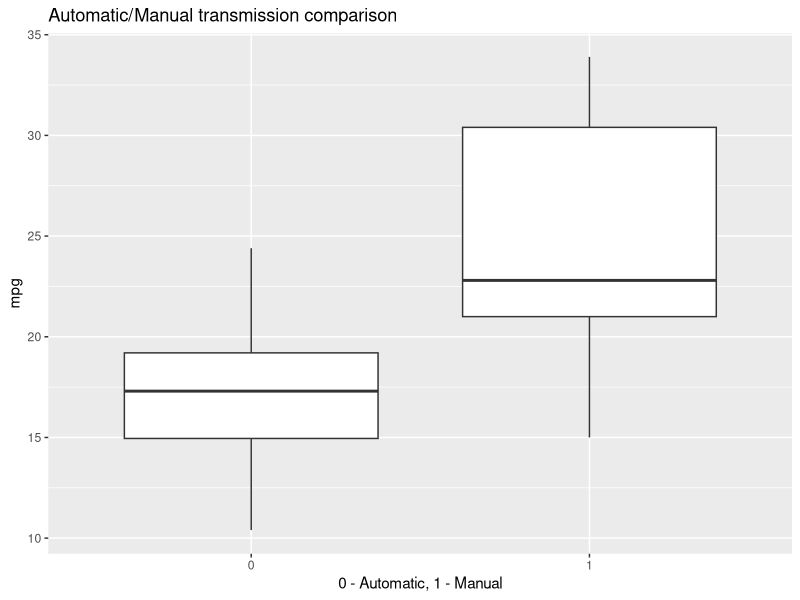
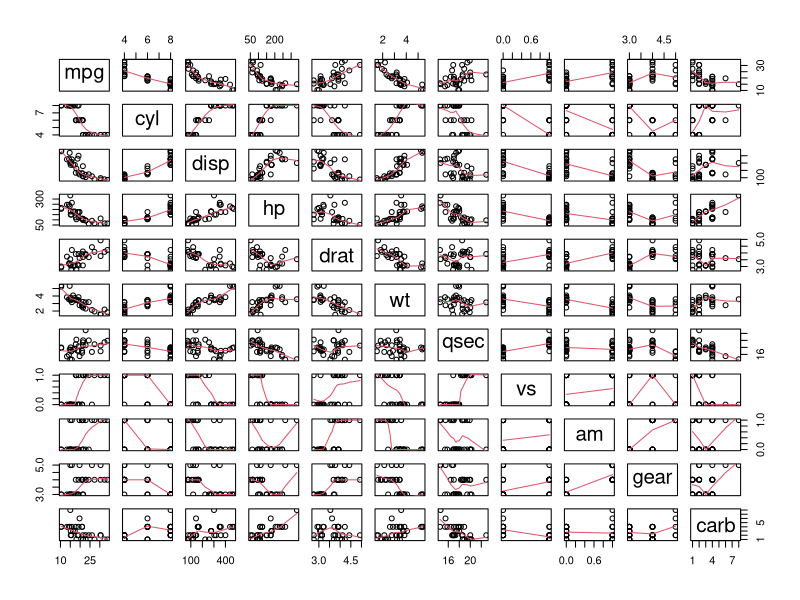
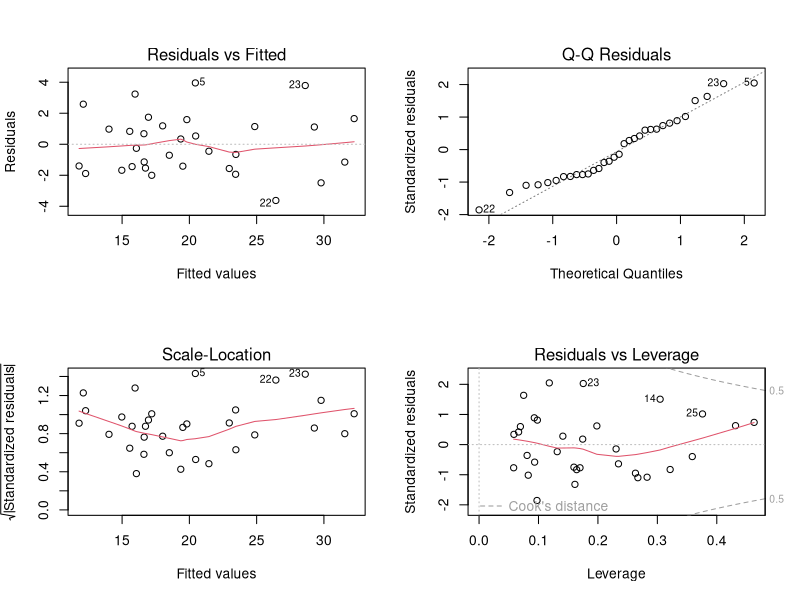

Recreate these plots in R, in order.
## ---- chunk 1
library(data.table)
library(ggplot2)

data("mtcars")
mtcars <- data.table(mtcars)

ggplot(mtcars, aes(factor(am), mpg)) +
  xlab("0 - Automatic, 1 - Manual") +
  geom_boxplot() +
  ggtitle("Automatic/Manual transmission comparison")

## ---- chunk 2
setkey(mtcars, am)
p <- t.test(mtcars[am == 1,mpg], mtcars[am == 0,mpg], alternative = "greater")
print(p)
## ---- chunk 3

pairs(mtcars, panel=panel.smooth)

## ---- chunk 4
allModel <- lm(mpg ~ ., data=mtcars)
summary(allModel)
## ---- chunk 5
reducedModel <- step(allModel, direction = "both")
summary(reducedModel)
## ---- chunk 6
reducedIntModel <- step(reducedModel, scope = . ~ .^2, direction = 'both')
summary(reducedIntModel)
## ---- chunk 7

par(mfrow = c(2, 2))
plot(reducedIntModel)

